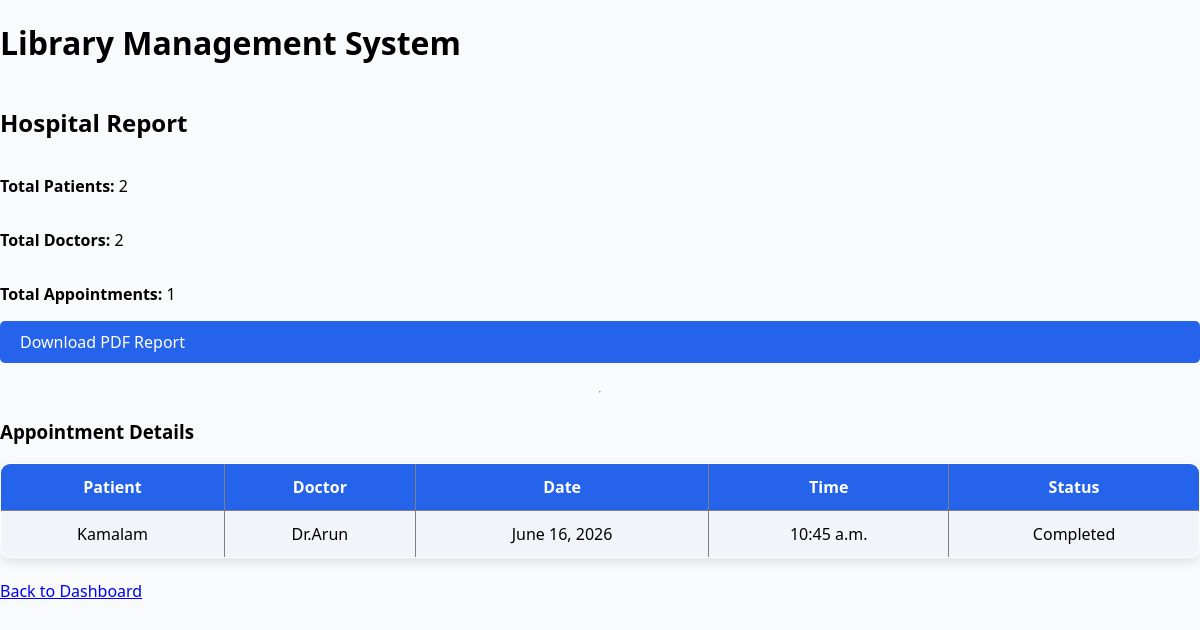
Before: /generate-report/ with the older database file.
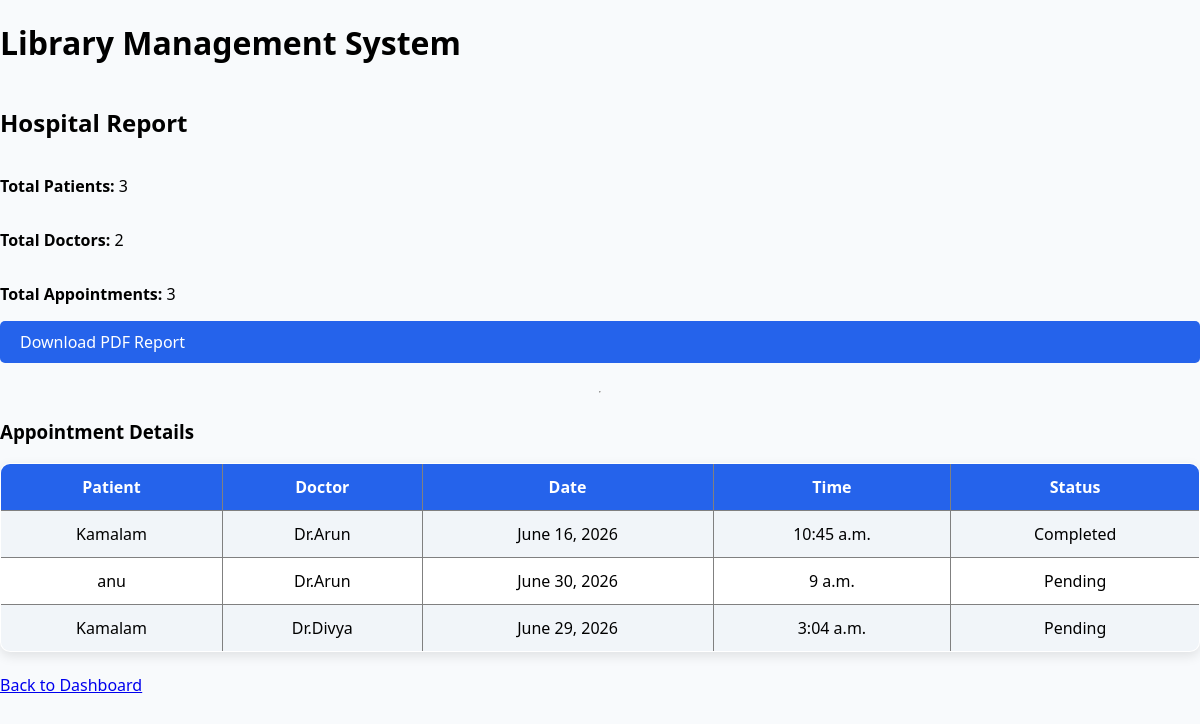
After: the same page with the newer database file.
### hospital/models.py (models this page shows, shortened)
class Appointment(models.Model):
    patient = models.ForeignKey(
        Patient,
        on_delete=models.CASCADE
    )
    doctor = models.ForeignKey(
        Doctor,
        on_delete=models.CASCADE
    )
    appointment_date = models.DateField()
    appointment_time = models.TimeField()
    status = models.CharField(
        max_length=20,
        default="Pending"
    )
    notes = models.TextField(blank=True)
    prescription = models.TextField(blank=True)

class Patient(models.Model):
    name = models.CharField(max_length=100)
    age = models.IntegerField()
    email = models.EmailField(unique=True)
    phone = models.CharField(max_length=15)
    address = models.TextField()
    def __str__(self):
        return self.name

class Doctor(models.Model):
    name = models.CharField(max_length=100)
    department = models.ForeignKey(
        Department,
        on_delete=models.CASCADE
    )
    specialization = models.CharField(max_length=100)
    email = models.EmailField(unique=True)
    phone = models.CharField(max_length=15)
    def __str__(self):
        return self.name

### hospital/views.py (the view)
# urls.py: path('generate-report/',views.generate_report,name='generate_report'),
def generate_report(request):
    total_patients = Patient.objects.count()
    total_doctors = Doctor.objects.count()
    total_appointments = Appointment.objects.count()
    appointments = Appointment.objects.all()
    context = {
        'total_patients': total_patients,
        'total_doctors': total_doctors,
        'total_appointments': total_appointments,
        'appointments': appointments
    }
    return render(request, 'generate_report.html', context)

### hospital/templates/generate_report.html
{% extends 'base.html' %}
{% block content %}
<h2>Hospital Report</h2>
<p><strong>Total Patients:</strong> {{ total_patients }}</p>
<p><strong>Total Doctors:</strong> {{ total_doctors }}</p>
<p><strong>Total Appointments:</strong> {{ total_appointments }}</p>
<a href="{% url 'download_report' %}" class="add-btn">
    Download PDF Report
</a>
<hr>
<h3>Appointment Details</h3>
<table border="1">
    <tr>
        <th>Patient</th>
        <th>Doctor</th>
        <th>Date</th>
        <th>Time</th>
        <th>Status</th>
    </tr>
    {% for appointment in appointments %}
    <tr>
        <td>{{ appointment.patient }}</td>
        <td>{{ appointment.doctor }}</td>
        <td>{{ appointment.appointment_date }}</td>
        <td>{{ appointment.appointment_time }}</td>
        <td>{{ appointment.status }}</td>
    </tr>
    {% endfor %}
</table>
<br>
<a href="{% url 'admin_dashboard' %}">
    Back to Dashboard
</a>
{% endblock %}

Changed rows visible on the page:
added Appointment: patient "anu", doctor "Dr.Arun", appointment_date "June 30, 2026", appointment_time "9 a.m.", status "Pending"
added Appointment: patient "Kamalam", doctor "Dr.Divya", appointment_date "June 29, 2026", appointment_time "3:04 a.m.", status "Pending"
Other visible differences:
{{ total_patients }}: "2" → "3"
{{ total_appointments }}: "1" → "3"
